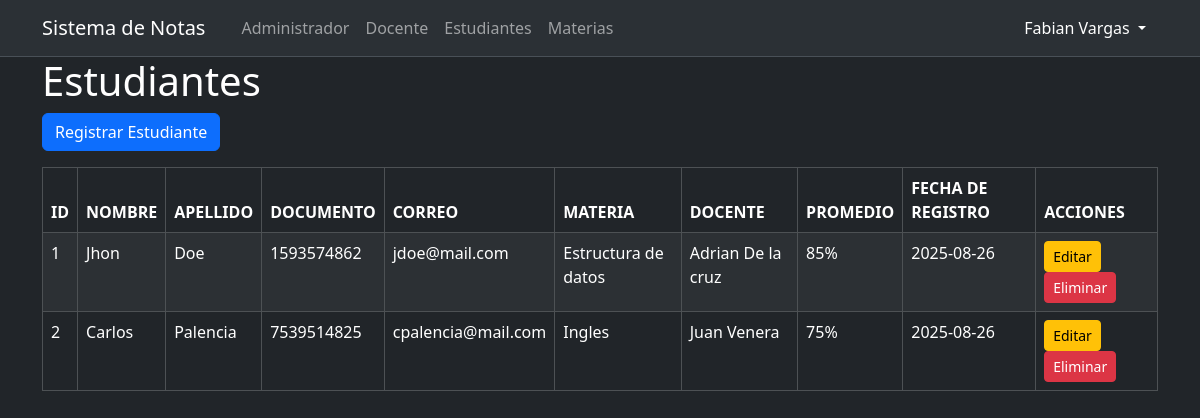
Page /Estudiantes/Vistas/index.php (signed in) on the committed database.
### tables this page shows
CREATE TABLE `estudiantes` (
  `ID_ESTUDIANTE` int(15) NOT NULL,
  `NOMBRE` varchar(60) NOT NULL,
  `APELLIDO` varchar(60) NOT NULL,
  `DOCUMENTO` varchar(12) NOT NULL,
  `CORREO` varchar(60) NOT NULL,
  `MATERIA` varchar(40) NOT NULL,
  `DOCENTE` varchar(60) NOT NULL,
  `PROMEDIO` int(3) NOT NULL,
  `FECHA_REGISTRO` date NOT NULL
);

### BD/Conexion.php (called while the page is built, shortened)
<?php
class Conexion
{
    private $drive      =   'mysql';
    private $host       =   'localhost';
    private $dbname     =   'notas';
    private $usuario    =   'root';
    private $password   =   '';
    public function __construct()
    {
        try {
            $this->dsn = "{$this->drive}:dbname={$this->dbname};host={$this->host};";
            $db = new PDO($this->dsn, $this->usuario, $this->password);
            $db->setAttribute(PDO::ATTR_ERRMODE, PDO::ERRMODE_EXCEPTION);
            $db->setAttribute(PDO::ATTR_DEFAULT_FETCH_MODE, PDO::FETCH_OBJ);
            return $db;
        } catch (PDOException $e) {
            echo "Error de conexion de la BD: " . $e->getMessage();
        }
    }
}

### Estudiantes/Modelo/Estudiantes.php (called while the page is built, shortened)
<?php
require_once "../../BD/Conexion.php";
class Estudiantes extends Conexion
{
    public function __construct()
    {
        $this->db = parent::__construct();
    }
    public function get()
    {
        $rows = null;
        $statement = $this->db->prepare("SELECT * FROM estudiantes");
        $statement->execute();
        while ($result = $statement->fetch()) {
            $rows[] = $result;
        }
        return $rows;
    }
}
?>

### Estudiantes/Vistas/index.php (the view, shortened to what this page needs)
<?php
require_once('../Modelo/Estudiantes.php');
$ModeloEstudiantes = new Estudiantes();
$Estudiantes = $ModeloEstudiantes->get();
$thData = ["ID", "NOMBRE", "APELLIDO", "DOCUMENTO", "CORREO", "MATERIA", "DOCENTE", "PROMEDIO", "FECHA DE REGISTRO", "ACCIONES", ];
?>
<!DOCTYPE html>
<html lang="es">
<head>
    <link href="https://cdn.jsdelivr.net/npm/bootstrap@5.3.7/dist/css/bootstrap.min.css" rel="stylesheet"
>
</head>
<body class="bg-dark text-white">
    <?php include_once("../../header/navbar.php"); ?>
    <div class="container">
        <h1>Estudiantes</h1>
        <a class="btn btn-primary mb-3" href="add.php" >Registrar Estudiante</a>
        <table class="table table-dark table-striped table-bordered">
            <thead>
                <?php
                if ($Estudiantes != null){  ?>
                    <tr>
                        <?php foreach ($thData as $data) { ?>
                            <th> <?php echo $data ?> </th><?php
                        } ?>
                    </tr><?php
                } ?>
            </thead>
            <?php if ($Estudiantes!= null){
                foreach ($Estudiantes as $campo => $Estudiante) { ?>
                    <tr>
                        <?php foreach ($Estudiante as $campo => $fila) { ?>
                            <td><?php echo $fila.($campo=="PROMEDIO"?"%":"") ?></td><?php
                        } ?>
                        <td>
                            <a class="btn btn-warning btn-sm" href="edit.php?id=<?php echo $Estudiante->ID_ESTUDIANTE; ?>" >Editar</a>
                            <a class="btn btn-danger btn-sm" href="delete.php?id=<?php echo $Estudiante->ID_ESTUDIANTE; ?>" >Eliminar</a>
                        </td>
                    </tr><?php
                }
            } ?>
        </table>
    </div>
</body>
</html>

### rows in the picture
estudiantes: fila "1", fila "Jhon", fila "Doe", fila "1593574862", fila "jdoe@mail.com", fila "Estructura de datos", fila "Adrian De la cruz", fila "85", fila "2025-08-26"
estudiantes: fila "2", fila "Carlos", fila "Palencia", fila "7539514825", fila "cpalencia@mail.com", fila "Ingles", fila "Juan Venera", fila "75", fila "2025-08-26"

### other values in the picture
$_SESSION['NOMBRE'] "Fabian Vargas"
$data "ID"
$data "NOMBRE"
$data "APELLIDO"
$data "DOCUMENTO"
$data "CORREO"
$data "MATERIA"
$data "DOCENTE"
$data "PROMEDIO"
$data "FECHA DE REGISTRO"
$data "ACCIONES"
